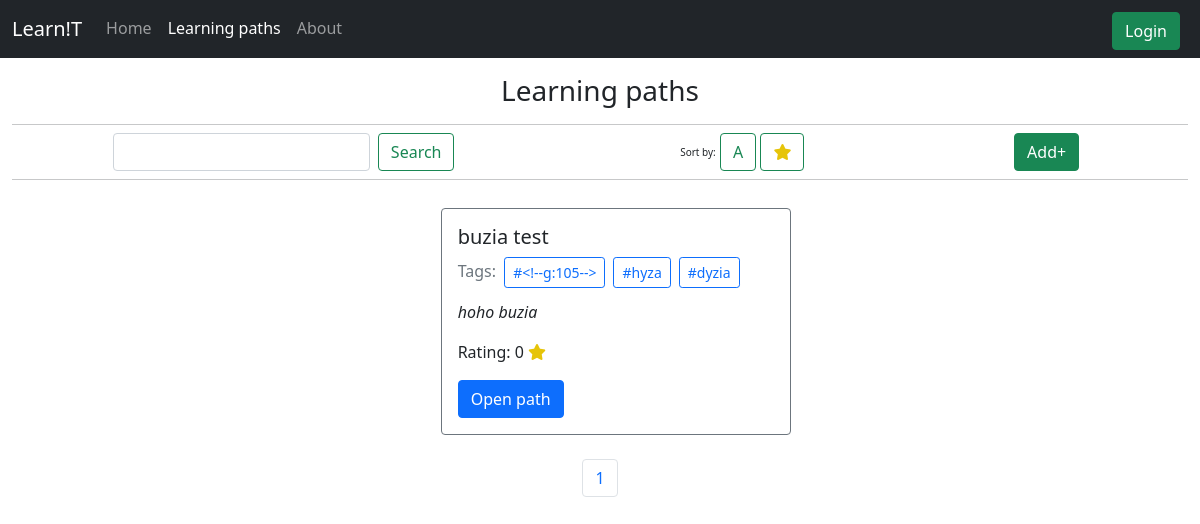
The page /learning-paths on the database as committed earlier.
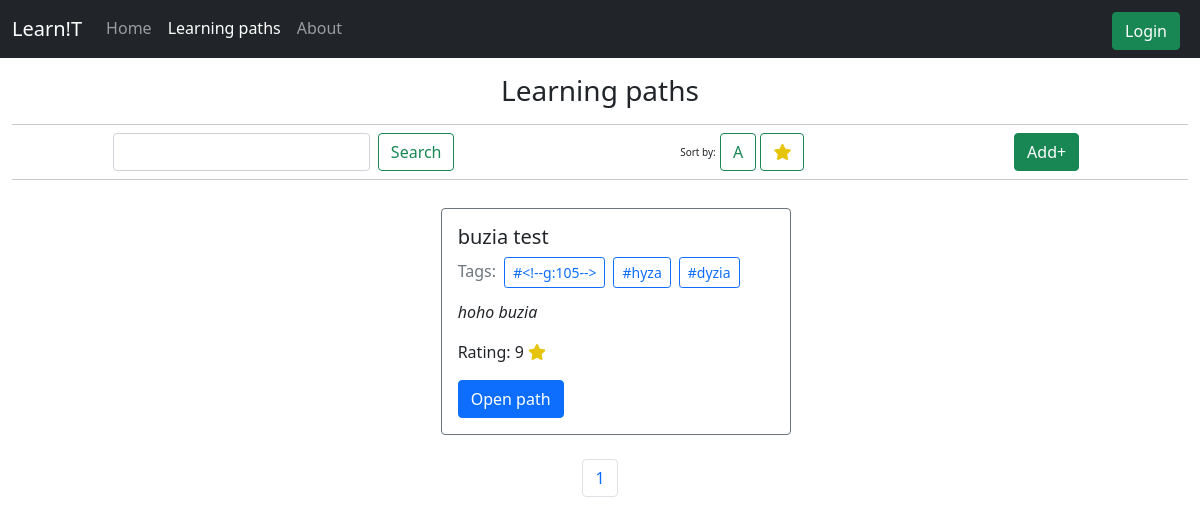
The same page on the database as committed later.
### tables this page shows
CREATE TABLE lpaths (
    id INTEGER PRIMARY KEY AUTOINCREMENT,
    title TEXT NOT NULL,
    tags TEXT,
    excerpt TEXT,
    body TEXT,
    rating INTEGER DEFAULT 0,
    isActive INTEGER DEFAULT 0,
    voted TEXT DEFAULT "",
    userId INTEGER,
    FOREIGN KEY(userId) REFERENCES users(id)
);

### app.py (the view, shortened to what this page needs)
@app.route('/learning-paths', methods=['GET'])
def learningPaths():
    active = [0,1,0]
    tag = request.args.get('tag')
    page = request.args.get('page')
    if page:
        page = int(page)
    search = request.args.get('search')
    if not page:
        page = 1
    sortBy = request.args.get('sortBy')#rating, alpha
    limit = 6
    with sqlite3.connect(_DB) as conn:
            cur = conn.cursor();
            count = int(cur.execute("SELECT COUNT(*) FROM lpaths;").fetchall()[0][0])
            pages = 0
            if((count % limit)>0):
                pages = int(count/limit)+1;
            else:
                pages = int(count/limit);
            if(tag):
                lpaths = cur.execute("SELECT * FROM lpaths WHERE tags LIKE ?;", ("%"+tag+"%",)).fetchall()
                return render_template("learning-paths.html", active=active, paths=lpaths,pages=0, tag=tag)
            if(search):
                lpaths = cur.execute("SELECT * FROM lpaths WHERE title LIKE ? ORDER BY id DESC LIMIT ?;", ("%"+search+"%",limit,)).fetchall()
                return render_template("learning-paths.html", active=active, paths=lpaths,tag='x')
            if(page):
                lpaths = cur.execute("SELECT * FROM lpaths ORDER BY id DESC LIMIT ? OFFSET ?;", (limit,(page-1)*limit)).fetchall()
                return render_template("learning-paths.html", active=active, paths=lpaths,pages=pages)
            lpaths = cur.execute("SELECT * FROM lpaths ORDER BY id DESC LIMIT ?;", (limit,)).fetchall()
            if not lpaths:
                active = [0,0,0]
                return render_template('errorpage.html', active=active)
    return render_template("learning-paths.html", active=active, paths=lpaths,pages=pages)

### templates/learning-paths.html (shortened to what this page needs)
{% extends "layout.html" %} {% block title %} Learning paths {% endblock %} {%
block main %}
<div class="text-center">
  <h3 style="margin-bottom: 0rem">
    Learning paths
    <hr class="mb-0" />
  </h3>
</div>
<div class="d-flex justify-content-around align-items-center">
  <div class="d-flex me-4">
    <input type="text" id="search" class="form-control me-2">
    <button class="btn btn-outline-success" type="" onclick="Search()">Search</button>
    </div>
  <div>
    <span class="font-weight-light registertip">Sort by:</span>
    <button class="btn btn-outline-success" id="byAlpha" type="" onclick="byAlpha()">
      A
    </button>
    <button class="btn btn-outline-success" id="byRating" type="" onclick="byRating()">
      <i class="fa-solid fa-star" style="color: rgb(230, 196, 9)"></i>
    </button>
  </div>
  <div class="d-flex justify-content-end">
    <a href="/new"
      ><button class="btn btn-success m-2" type="submit" id="">Add+</button></a
    >
  </div>
</div>
<hr class="m-0 mb-1" />
<div class="container-lg justify-content-center">
  <div class="row p-2">
    {%if paths %} {%for path in paths%}
    <div class="col-md-4 container-fluid justify-content-center">
      <div class="card border-secondary m-3 w-100" style="width: 18rem">
        <div class="card-body">
          <h5 class="card-title" id="title">{{path[1]}}</h5>
          <h6 class="card-subtitle mb-2 text-muted" id="tags">
            Tags: <span name="tags">{{path[2]}}</span>
          </h6>
          <p class="card-text fst-italic">{{path[3]}}</p>
          <p>
            Rating: {{path[5]}}
            <i class="fa-solid fa-star" style="color: rgb(230, 196, 9)"></i>
          </p>
          <a href="path?id={{path[0]}}" class="card-link"><button class='btn btn-primary'>Open path</button></a>
        </div>
      </div>
    </div>
    {%endfor%}
    {%else%}
      <h1 class="container text-center mt-5">Found nothing</h1>
    {%endif%}
  </div>
  <div class="d-flex justify-content-around align-items-center">
    <nav aria-label="Page navigation example" class="align-items-center">
      <ul class="pagination">
        {%if sortBy %} {%for i in range(pages)%}
        <li class="page-item">
          <a
            class="page-link"
            href="/learning-paths?page={{i+1}}&sortBy={{sortBy}}"
            >{{i+1}}</a
          >
        </li>
        {%endfor%} {%elif tag %}
        {%else%} {%for i in range(pages)%}
        <li class="page-item">
          <a class="page-link" href="/learning-paths?page={{i+1}}">{{i+1}}</a>
        </li>
        {%endfor%} {%endif%}
      </ul>
    </nav>
  </div>
</div>
{% endblock %}

### templates/layout.html (shortened to what this page needs)
<!DOCTYPE html>
<html lang="en">
  <head>
    <link
      href="https://cdn.jsdelivr.net/npm/bootstrap@5.1.3/dist/css/bootstrap.min.css"
      rel="stylesheet"
    />
    <link href="/static/styles.css" rel="stylesheet" />
  </head>
  <body>
    <nav class="navbar navbar-expand-sm navbar-dark bg-dark">
      <div class="container-fluid">
        <a class="navbar-brand nav-item" href="/">Learn!T</a>
        <div
          class="offcanvas bg-dark navbar-dark offcanvas-end"
          tabindex="-1"
          id="offcanvasNavbar"
          aria-labelledby="offcanvasNavbarLabel"
        >
          <div class="offcanvas-body">
             {%if session['user_id']%}
             <ul class="navbar-nav navbar-dark bg-dark flex-grow-1 pe-3">
              <li class="nav-item">
                {%if active[0]%}
                <a class="nav-link active" aria-current="page" href="/">Home</a>
                {%else%}
                <a class="nav-link" href="/">Home</a>
                {%endif%}
              </li>
              <li class="nav-item">
                {%if active[1]%}
                <a class="nav-link active" href="/learning-paths" aria-current="page">Learning paths</a>
                {%else%}
                <a class="nav-link" href="/learning-paths">Learning paths</a>
                {%endif%}
              </li>
              <li class="nav-item">
                {%if active[2]%}
                <a class="nav-link active" href="/about" aria-current="page">About</a>
                {%else%}
                <a class="nav-link" href="/about">About</a>
                {%endif%}
              </li>
            </ul>
            <form class="d-flex">
              <a class="btn btn-success me-2 mt-1" type="button" href="/settings">
                Account
              </a>
              <a class="btn btn-outline-success me-2 mt-1" type="button" href="/logout">
                Log out
              </a>
            </form>
              {%else%}
            <ul class="navbar-nav navbar-dark bg-dark flex-grow-1 pe-3">
              <li class="nav-item">
                {%if active[0]%}
                <a class="nav-link active" aria-current="page" href="/">Home</a>
                {%else%}
                <a class="nav-link" href="/">Home</a>
                {%endif%}
              </li>
              <li class="nav-item">
                {%if active[1]%}
                <a class="nav-link active" href="/learning-paths" aria-current="page">Learning paths</a>
                {%else%}
                <a class="nav-link" href="/learning-paths">Learning paths</a>
                {%endif%}
              </li>
              <li class="nav-item">
                {%if active[2]%}
                <a class="nav-link active" href="/about" aria-current="page">About</a>
                {%else%}
                <a class="nav-link" href="/about">About</a>
                {%endif%}
              </li>
            </ul>
            <form class="d-flex">
              <a class="btn btn-success me-2 mt-1" type="button" href="/login">
                Login
              </a>
            </form>
            {%endif%}
          </div>
        </div>
      </div>
    </nav>
    <main class="container-fluid py-3">
      {% block main %}{% endblock %}
    </main>
  </body>
</html>

### static/styles.css (style rules this page uses)
.registertip { font-size: x-small; text-decoration: none; }

Rows that differ between the two databases and show on the page:
changed lpaths "buzia test": rating "0" → "9"
